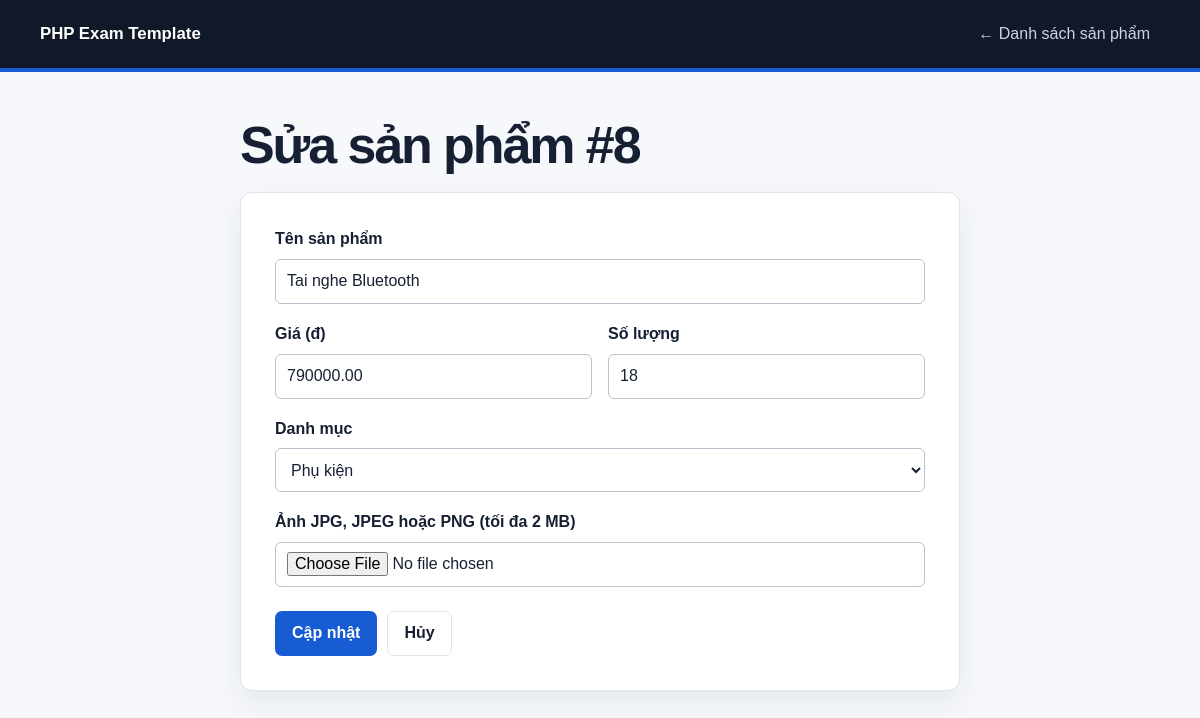
/product_edit.php?id=8, run on the app's committed database.
### tables this page shows
CREATE TABLE IF NOT EXISTS products (
     
    product_id INT AUTO_INCREMENT PRIMARY KEY,
    name VARCHAR(150) NOT NULL,
    price DECIMAL(12, 2) NOT NULL DEFAULT 0,
    quantity INT NOT NULL DEFAULT 0,
    category_id INT NULL,
    image VARCHAR(255) NULL,

     
    CONSTRAINT fk_products_categories
        FOREIGN KEY (category_id)
        REFERENCES categories(category_id)
        ON UPDATE CASCADE
        ON DELETE SET NULL
);

CREATE TABLE IF NOT EXISTS categories (
     
    category_id INT AUTO_INCREMENT PRIMARY KEY,
    category_name VARCHAR(100) NOT NULL UNIQUE
);

### product_edit.php (called while the page is built, shortened)
<?php
require_once __DIR__ . '/config/database.php';
require_once __DIR__ . '/config/features.php';
require_once __DIR__ . '/includes/functions.php';
$productId = positive_id($_GET['id'] ?? null);
$stmt = $conn->prepare('SELECT * FROM products WHERE product_id = ?');
$stmt->execute([$productId]);
$product = $stmt->fetch();
$pageTitle = 'Sửa sản phẩm #' . $productId;
$submitLabel = 'Cập nhật';
$data = $product;
$categories = [];
if ($features['category']) {
    $categories = $conn->query('SELECT * FROM categories ORDER BY category_name')->fetchAll();
}
require __DIR__ . '/includes/product_form.php';

### includes/functions.php (called while the page is built, shortened)
<?php
function e($value)
{
    return htmlspecialchars((string) $value, ENT_QUOTES | ENT_SUBSTITUTE, 'UTF-8');
}
function positive_id($value)
{
    return filter_var($value, FILTER_VALIDATE_INT, ['options' => ['min_range' => 1]]);
}

### config/features.php (called while the page is built)
<?php
$features = [
    'search' => true,
    'pagination' => true,
    'category' => true,
    'upload' => true,
];

### includes/product_form.php (the view, shortened to what this page needs)
<!doctype html>
<html lang="vi">
<head>
    <link rel="stylesheet" href="style.css">
</head>
<body>
<header class="site-header"><div class="container header-inner">
    <a class="brand" href="index.php">PHP Exam Template</a>
    <nav class="nav"><a href="products.php">← Danh sách sản phẩm</a></nav>
</div></header>
<main class="container narrow page-space">
    <h1><?= e($pageTitle) ?></h1>
    <form class="form-card" method="post" <?= $features['upload'] ? 'enctype="multipart/form-data"' : '' ?>>
        <div class="form-group">
            <label for="name">Tên sản phẩm</label>
            <input id="name" name="name" maxlength="150" value="<?= e($data['name']) ?>" required>
        </div>
        <div class="form-grid">
            <div class="form-group">
                <label for="price">Giá (đ)</label>
                <input id="price" name="price" type="number" min="0" max="9999999999.99" step="0.01" value="<?= e($data['price']) ?>" required>
            </div>
            <div class="form-group">
                <label for="quantity">Số lượng</label>
                <input id="quantity" name="quantity" type="number" min="0" max="2147483647" step="1" value="<?= e($data['quantity']) ?>" required>
            </div>
        </div>
        <?php if ($features['category']): ?>
            <div class="form-group">
                <label for="category_id">Danh mục</label>
                <select id="category_id" name="category_id">
                    <?php foreach ($categories as $category): ?>
                        <option value="<?= (int) $category['category_id'] ?>" <?= (string) $data['category_id'] === (string) $category['category_id'] ? 'selected' : '' ?>><?= e($category['category_name']) ?></option>
                    <?php endforeach; ?>
                </select>
            </div>
        <?php endif; ?>
        <?php if ($features['upload']): ?>
            <div class="form-group">
                <label for="image">Ảnh JPG, JPEG hoặc PNG (tối đa 2 MB)</label>
                <input id="image" name="image" type="file" accept="image/jpeg,image/png">
            </div>
        <?php endif; ?>
        <div class="actions">
            <button class="button primary" type="submit"><?= e($submitLabel) ?></button>
            <a class="button secondary" href="products.php">Hủy</a>
        </div>
    </form>
</main>
</body>
</html>

### style.css (style rules this page uses)
:root { --ink: #172033; --muted: #667085; --paper: #f6f8fc; --surface: #ffffff; --line: #dfe4ec; --primary: #175cd3; --primary-dark: #124aa9; --danger: #b42318; --success: #067647; --shadow: 0 12px 30px rgba(23, 32, 51, 0.08); }
* { box-sizing: border-box; }
body { margin: 0; color: var(--ink); background: var(--paper); font-family: Arial, Helvetica, sans-serif; font-size: 16px; line-height: 1.55; }
a { color: var(--primary); }
.container { width: min(1120px, calc(100% - 32px)); margin-inline: auto; }
.container.narrow { width: min(720px, calc(100% - 32px)); }
.page-space { padding-block: 42px 64px; }
.site-header { color: #fff; background: #111827; border-bottom: 4px solid var(--primary); }
.header-inner { min-height: 68px; display: flex; align-items: center; justify-content: space-between; gap: 24px; }
.brand { color: #fff; font-size: 1.05rem; font-weight: 800; text-decoration: none; }
.nav { display: flex; flex-wrap: wrap; gap: 6px; }
.nav a { color: #cbd5e1; padding: 8px 10px; text-decoration: none; border-radius: 6px; }
h1, h2 { margin-top: 0; line-height: 1.2; }
h1 { margin-bottom: 16px; font-size: clamp(2rem, 5vw, 3.25rem); letter-spacing: -0.04em; }
.actions { display: flex; flex-wrap: wrap; gap: 10px; margin-top: 24px; }
.button { display: inline-flex; min-height: 42px; align-items: center; justify-content: center; padding: 9px 16px; border: 1px solid transparent; border-radius: 7px; font: inherit; font-weight: 700; text-decoration: none; cursor: pointer; }
.button.primary { color: #fff; background: var(--primary); }
.button.secondary { color: var(--ink); background: #fff; border-color: var(--line); }
.card, .form-card, .detail-card { background: var(--surface); border: 1px solid var(--line); border-radius: 12px; box-shadow: var(--shadow); }
.form-card, .detail-card { padding: clamp(22px, 4vw, 34px); }
.form-group { margin-bottom: 18px; }
.form-group label { display: block; margin-bottom: 7px; font-weight: 700; }
.form-group input, .form-group select { width: 100%; min-height: 44px; padding: 9px 11px; color: var(--ink); background: #fff; border: 1px solid #b9c2cf; border-radius: 6px; font: inherit; }
.form-grid { display: grid; grid-template-columns: 1fr 1fr; gap: 16px; }

### data on the page
products: name "Tai nghe Bluetooth", price "790000.00", quantity "18", category_id "Phụ kiện"

### other printed values
$pageTitle "Sửa sản phẩm #8"
$submitLabel "Cập nhật"
